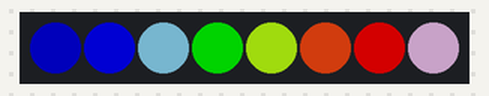
The program below on a simulated MicroPython board. Shown: 8 RGB LEDs in strip order, left to right. Dim RGB values are drawn brighter than linear. At 22.7 s the program stops and its outputs stay as they are.

Above: at 0.05 s.
At 2.77 s:
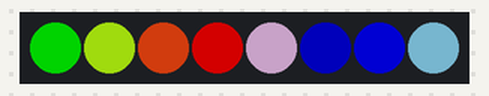
At 5.54 s:
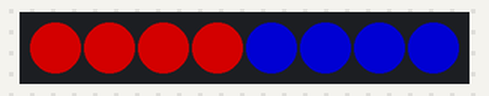
At 11.36 s:
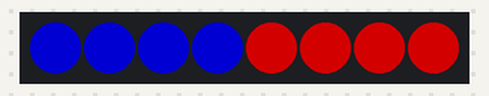
At 17.03 s:
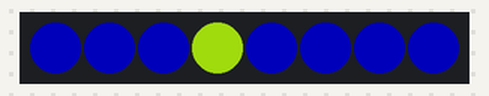
At 22.7 s:
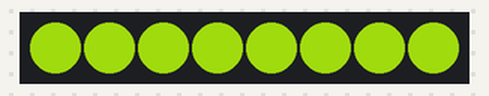
Timing chart, 0 to 24.2 s (numbered marks = the images above):
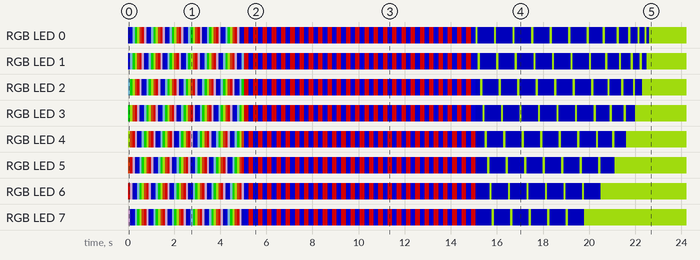

The program:

main.py
```python
from machine import Pin
import neopixel
import time


np = neopixel.NeoPixel(Pin(15), 8)

rood = [127,0,0]
oranje = [122,35,8]
geel = [106,145,9]
groen = [0,127,0]
lblauw = [67,103,117]
blauw = [0,0,127]
dblauw = [0,0,74]
paars = [100,81,100]


np[0] = paars
np[1] = dblauw
np[2] = blauw
np[3] = lblauw
np[4] = groen
np[5] = geel
np[6] = oranje
np[7] = rood

cycle = 0


while True:
    var = np[0]
    np[0] = np[1]
    np[1] = np[2]
    np[2] = np[3]
    np[3] = np[4]
    np[4] = np[5]
    np[5] = np[6]
    np[6] = np[7]
    np[7] = var
    np.write()
    time.sleep(0.1)
    cycle = cycle + 1
    if cycle == 50:
        break


for i in range(0,4):
    np[i] = blauw
np.write()

for i in range(4,8):
    np[i] = rood
np.write()


cycle = 0

while True:
    for i in range(0,8):
        if np[i] == tuple(rood):
            np[i] = blauw
        else:
            np[i] = rood
    np.write()
    time.sleep(0.2)
    cycle = cycle + 1
    if cycle == 50:
        break


for i in range(0,8):
    np[i] = dblauw
np.write()

cycle = 0

while True:
    if np[0] == tuple(dblauw):
        np[0] = geel
        np.write()
        time.sleep(0.1)
    if np[0] == tuple(geel):
        np[1] = geel
        np[0] = dblauw
        np.write()
        time.sleep(0.1)
    if np[1] == tuple(geel):
        np[2] = geel
        np[1] = dblauw
        np.write()
        time.sleep(0.1)
    if np[2] == tuple(geel):
        np[3] = geel
        np[2] = dblauw
        np.write()
        time.sleep(0.1)
    if np[3] == tuple(geel):
        np[4] = geel
        np[3] = dblauw
        np.write()
        time.sleep(0.1)
    if np[4] == tuple(geel):
        np[5] = geel
        np[4] = dblauw
        np.write()
        time.sleep(0.1)
    if np[5] == tuple(geel):
        np[6] = geel
        np[5] = dblauw
        np.write()
        time.sleep(0.1)
    if np[6] == tuple(geel):
        np[7] = geel
        np[6] = dblauw
        np.write()
        time.sleep(0.1)
    if np[7] == tuple(geel):
        np[0] = geel
        np[7] = dblauw
        np.write()
        time.sleep(0.1)
        cycle = cycle + 1
    if cycle == 5:
        break


while True:
    if np[0] == tuple(geel):
        np[1] = geel
        np[0] = dblauw
        np.write()
        time.sleep(0.1)
    if np[1] == tuple(geel):
        np[2] = geel
        np[1] = dblauw
        np.write()
        time.sleep(0.1)
    if np[2] == tuple(geel):
        np[3] = geel
        np[2] = dblauw
        np.write()
        time.sleep(0.1)
    if np[3] == tuple(geel):
        np[4] = geel
        np[3] = dblauw
        np.write()
        time.sleep(0.1)
    if np[4] == tuple(geel):
        np[5] = geel
        np[4] = dblauw
        np.write()
        time.sleep(0.1)
    if np[5] == tuple(geel):
        np[6] = geel
        np[5] = dblauw
        np.write()
        time.sleep(0.1)
    if np[6] == tuple(geel):
        np[7] = geel
        np[6] = dblauw
        np.write()
        time.sleep(0.1)
    if np[7] == tuple(geel):
        np[0] = geel
        np.write()
        time.sleep(0.1)

    if np[0] == tuple(geel):
        np[1] = geel
        np[0] = dblauw
        np.write()
        time.sleep(0.1)
    if np[1] == tuple(geel):
        np[2] = geel
        np[1] = dblauw
        np.write()
        time.sleep(0.1)
    if np[2] == tuple(geel):
        np[3] = geel
        np[2] = dblauw
        np.write()
        time.sleep(0.1)
    if np[3] == tuple(geel):
        np[4] = geel
        np[3] = dblauw
        np.write()
        time.sleep(0.1)
    if np[4] == tuple(geel):
        np[5] = geel
        np[4] = dblauw
        np.write()
        time.sleep(0.1)
    if np[5] == tuple(geel):
        np[6] = geel
        np[5] = dblauw
        np.write()
        time.sleep(0.1)
    if np[6] == tuple(geel):
        np[0] = geel
        np.write()
        time.sleep(0.1)

    if np[0] == tuple(geel):
        np[1] = geel
        np[0] = dblauw
        np.write()
        time.sleep(0.1)
    if np[1] == tuple(geel):
        np[2] = geel
        np[1] = dblauw
        np.write()
        time.sleep(0.1)
    if np[2] == tuple(geel):
        np[3] = geel
        np[2] = dblauw
        np.write()
        time.sleep(0.1)
    if np[3] == tuple(geel):
        np[4] = geel
        np[3] = dblauw
        np.write()
        time.sleep(0.1)
    if np[4] == tuple(geel):
        np[5] = geel
        np[4] = dblauw
        np.write()
        time.sleep(0.1)
    if np[5] == tuple(geel):
        np[0] = geel
        np.write()
        time.sleep(0.1)

    if np[0] == tuple(geel):
        np[1] = geel
        np[0] = dblauw
        np.write()
        time.sleep(0.1)
    if np[1] == tuple(geel):
        np[2] = geel
        np[1] = dblauw
        np.write()
        time.sleep(0.1)
    if np[2] == tuple(geel):
        np[3] = geel
        np[2] = dblauw
        np.write()
        time.sleep(0.1)
    if np[3] == tuple(geel):
        np[4] = geel
        np[3] = dblauw
        np.write()
        time.sleep(0.1)
    if np[4] == tuple(geel):
        np[0] = geel
        np.write()
        time.sleep(0.1)

    if np[0] == tuple(geel):
        np[1] = geel
        np[0] = dblauw
        np.write()
        time.sleep(0.1)
    if np[1] == tuple(geel):
        np[2] = geel
        np[1] = dblauw
        np.write()
        time.sleep(0.1)
    if np[2] == tuple(geel):
        np[3] = geel
        np[2] = dblauw
        np.write()
        time.sleep(0.1)
    if np[3] == tuple(geel):
        np[0] = geel
        np.write()
        time.sleep(0.1)

    if np[0] == tuple(geel):
        np[1] = geel
        np[0] = dblauw
        np.write()
        time.sleep(0.1)
    if np[1] == tuple(geel):
        np[2] = geel
        np[1] = dblauw
        np.write()
        time.sleep(0.1)
    if np[2] == tuple(geel):
        np[0] = geel
        np.write()
        time.sleep(0.1)

    if np[0] == tuple(geel):
        np[1] = geel
        np[0] = dblauw
        np.write()
        time.sleep(0.1)
    if np[1] == tuple(geel):
        np[0] = geel
        np.write()
        time.sleep(0.1)
    break
```

Measured:
- by itself, RGB LED 0: off → RGB(0, 0, 74) at 0.00 s, → RGB(0, 0, 127) 0.10 s later, → RGB(67, 103, 117) 0.10 s later, → RGB(0, 127, 0) 0.10 s later, … (125 changes in this stretch)
- by itself, RGB LED 6: off → RGB(127, 0, 0) at 0.00 s, → RGB(100, 81, 100) 0.10 s later, → RGB(0, 0, 74) 0.10 s later, → RGB(0, 0, 127) 0.10 s later, … (114 changes in this stretch)
